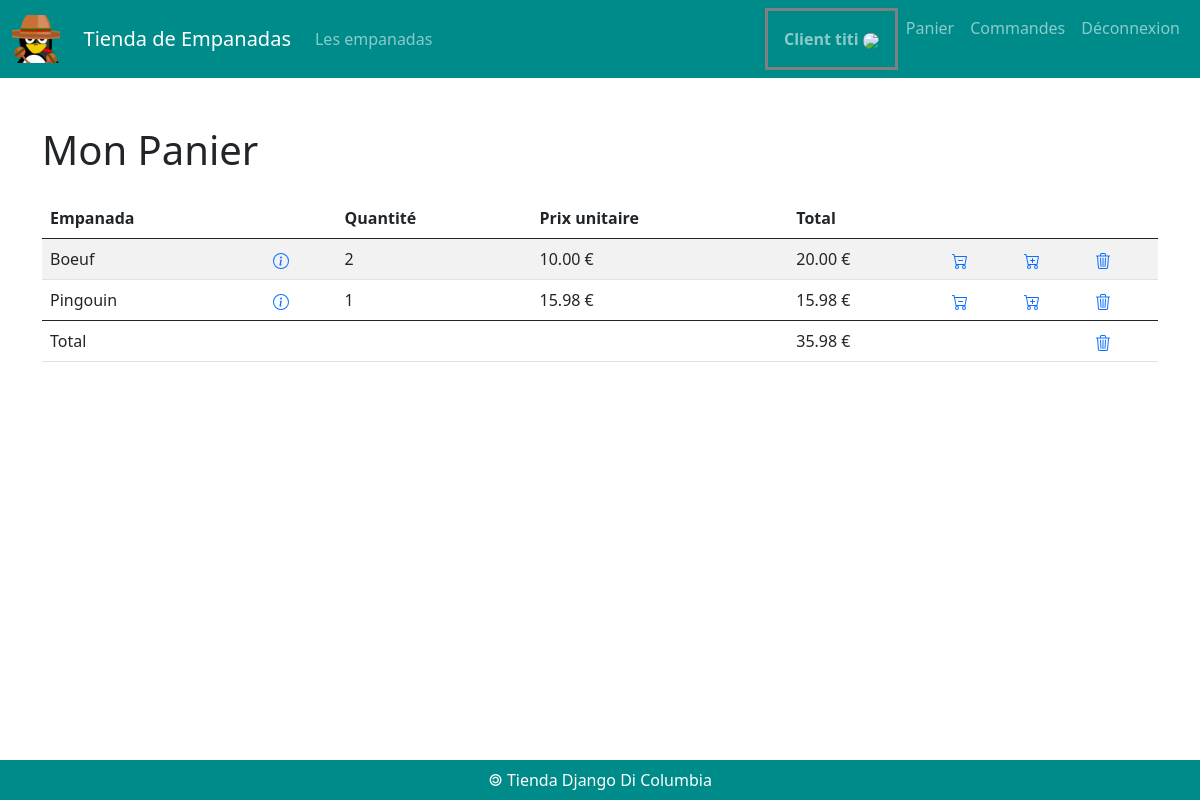
/cart/ (signed in), run on an earlier commit of the app's database.
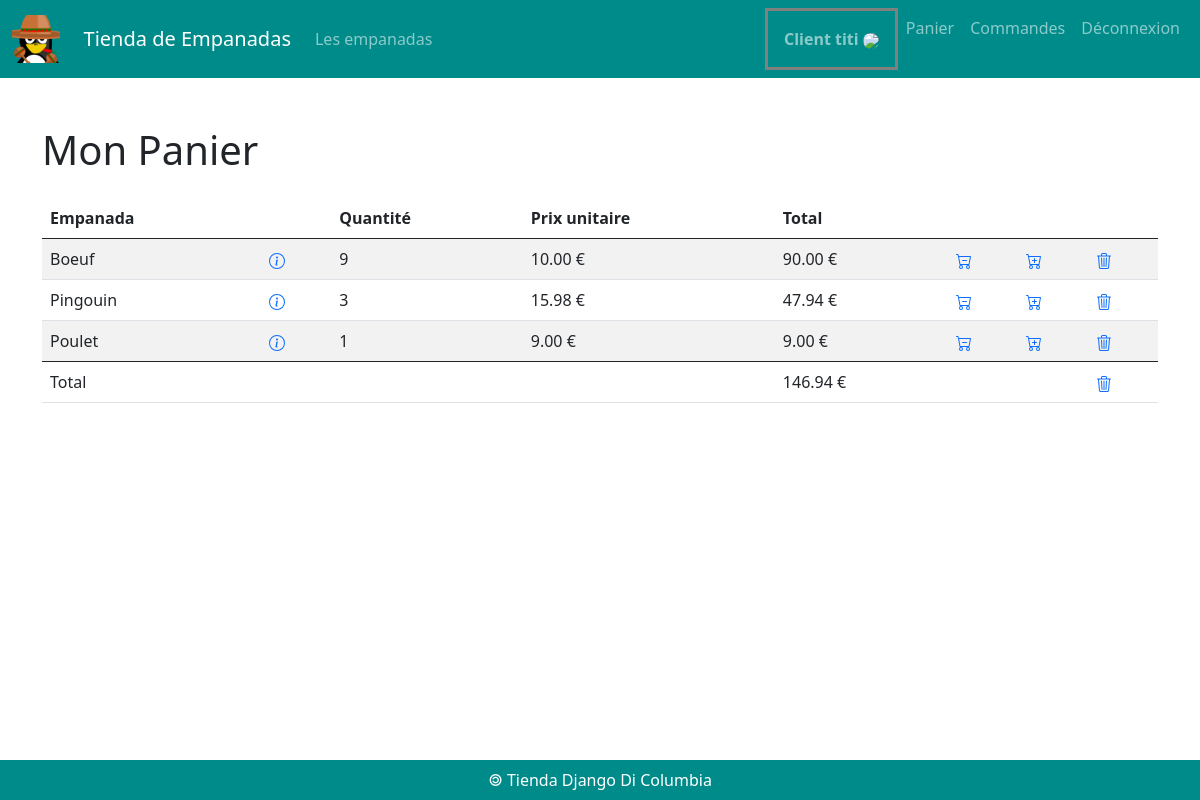
And on a later commit of the database.
### paniers/models.py (models this page shows, shortened)
class LigneCommande(models.Model):
    commande = models.ForeignKey(Commande, related_name='lignes', on_delete=models.CASCADE)
    empanada = models.ForeignKey(Empanada, on_delete=models.CASCADE)
    quantite = models.PositiveIntegerField()
    prix = models.DecimalField(max_digits=10, decimal_places=2)

### empanadas/models.py (models this page shows, shortened)
class Empanada(models.Model) :
    idEmpanada = models.AutoField(primary_key = True)
    nomEmpanada = models.CharField(max_length = 50)
    prix = models.DecimalField(max_digits = 6, decimal_places = 2)
    image = models.ImageField(default = 'imagesEmpanadas/default.png', upload_to = 'imagesEmpanadas/')

### paniers/views.py (the view)
# urls.py: path('cart/', views.afficherPanier),
def afficherPanier(request) :
    panier = None
    lignes = []
    user = TiendaUser.objects.get(id=request.user.id)
    non_payees = Commande.objects.filter(utilisateur=user, est_payee=False)
    total_global = 0
    if non_payees.exists():
        panier = non_payees[0]
        lignes = LigneCommande.objects.filter(commande=panier)
        for ligne in lignes:
            total_global += ligne.prix
    return render(
        request,
        'paniers/panier.html',
        {
            'panier': panier,
            'lignes': lignes,
            'total': total_global
        },
    )

### paniers/templates/paniers/panier.html (shortened to what this page needs)
{% extends 'empanadas/base.html' %}
{% block main %}
<div class="container mt-5">
    <h1 class="mb-4">Mon Panier</h1>
    <table class="table table-striped">
        <thead class="thead-dark">
            <tr>
                <th>Empanada</th>
                <th></th>
                <th>Quantité</th>
                <th>Prix unitaire</th>
                <th>Total</th>
                <th></th>
                <th></th>
                <th></th>
            </tr>
        </thead>
        <tbody>
            {% for ligne in lignes %}
            <tr>
                <td>
                    {{ ligne.empanada.nomEmpanada }}
                </td>
                <td>
                    <a href="/empanada/{{ ligne.empanada.idEmpanada }}">
                    </a>
                </td>
                <td>{{ ligne.quantite }}</td>
                <td>{{ ligne.empanada.prix }} €</td>
                <td>{{ ligne.prix }} €</td>
                <td>
                    <a href="/cart/{{ ligne.empanada.idEmpanada }}/decrease/">
                    </a>
                </td>
                <td>
                    <a href="/cart/{{ ligne.empanada.idEmpanada }}/buy/">
                    </a>
                </td>
                <td>
                    <a href="/cart/{{ ligne.empanada.idEmpanada }}/delete/">
                </td>
            </tr>
            {% endfor %}
        </tbody>
        <tfoot>
            <tr>
                <td colspan="4" class="font-weight-bold">Total</td>
                <td class="font-weight-bold">{{ total }} €</td>
                <td></td>
                <td></td>
                <td>
                    <a href="/cart/delete/">
                    </a>
                </td>
            </tr>
        </tfoot>
    </table>
</div>
{% endblock %}

What changed in the data, as far as the page shows it:
changed LigneCommande "Boeuf": quantite "2" → "9"; prix "20.00" → "90.00"
changed LigneCommande "Pingouin": quantite "1" → "3"; prix "15.98" → "47.94"
added LigneCommande: empanada.nomEmpanada "Poulet", quantite "1", empanada.prix "9.00", prix "9.00"
Also different on the page:
{{ total }}: "35.98" → "146.94"
